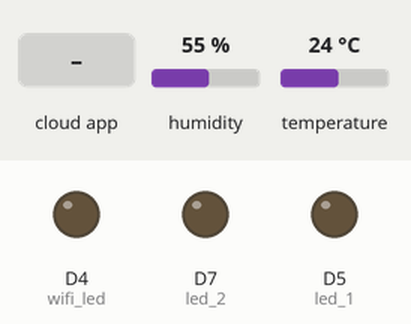
A sketch run on a simulated ESP8266 (NodeMCU). Parts: output pins drawn as LEDs (lit = HIGH). The test bench sets the inputs (shaded band); at power-on: humidity 55 %, temperature 24 °C. WiFi joins after 1.5 s; servers stay silent unless stated; the Firebase database answers and starts empty; what the sketch prints to the serial monitor is not drawn.

Above: at 2.7 s.
2.8 s: the phone or cloud app sets led1 to 1
At 3.7 s:
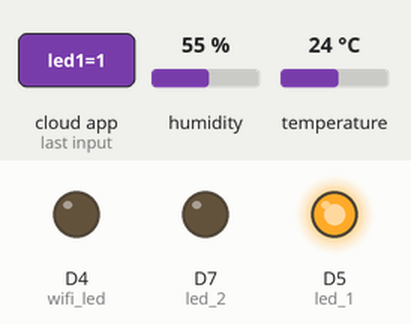
4.8 s: the phone or cloud app sets led2 to 1
At 6.1 s:
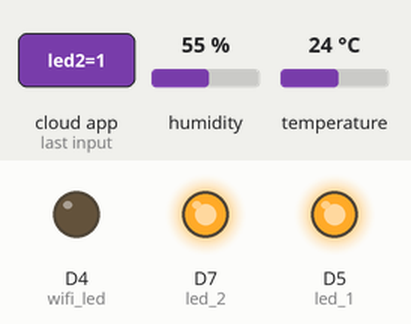
6.4 s: the phone or cloud app sets led1 to 0
At 8.1 s:
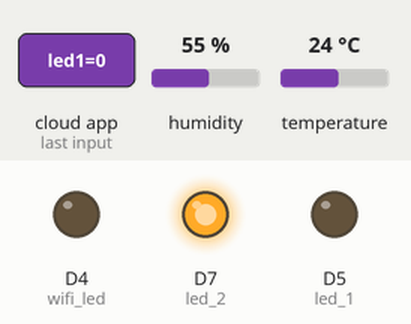
8.4 s: the phone or cloud app sets led2 to 0
At 9.6 s:
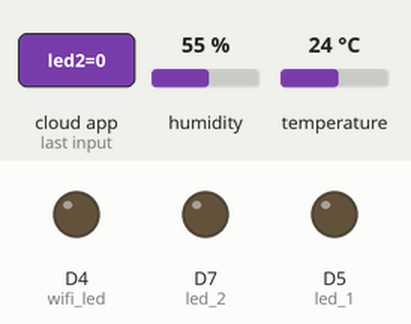
Timing chart, 0 to 11.0 s (numbered marks = the images above; inputs shaded):
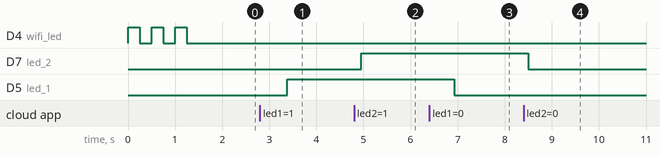

Measured:
- after the input at 2.8 s, D5 (led_1): LOW → HIGH after 0.58 s
- after the input at 4.8 s, D7 (led_2): LOW → HIGH after 0.15 s
- after the input at 6.4 s, D5 (led_1): HIGH → LOW after 0.53 s
- after the input at 8.4 s, D7 (led_2): HIGH → LOW after 0.10 s

The sketch:

room_controll_firebase_program.ino
```cpp
#include "FirebaseESP8266.h"
#include <ESP8266WiFi.h>
#include "DHT.h"


#define FIREBASE_HOST "----"
#define FIREBASE_AUTH "----"
#define WIFI_SSID "----"
#define WIFI_PASSWORD "----"

#define DHTPIN D2
int led_1 = D5;
int led_2 = D7;
int wifi_led = D4;
#define DHTTYPE DHT11
DHT dht(DHTPIN, DHTTYPE);

//Define FirebaseESP8266 data object
FirebaseData firebaseData;
FirebaseData ledData;
//FirebaseData ledData2;


FirebaseJson json;


void setup()
{

  Serial.begin(9600);

  dht.begin();
  pinMode(led_1,OUTPUT);
  pinMode(led_2,OUTPUT);
  pinMode(wifi_led,OUTPUT);

  WiFi.begin(WIFI_SSID, WIFI_PASSWORD);
  Serial.print("Connecting to Wi-Fi");
  while (WiFi.status() != WL_CONNECTED)
  {
    Serial.print(".");
    //delay(300);
    digitalWrite(wifi_led, HIGH);
    delay(250);
    digitalWrite(wifi_led, LOW);
    delay(250);
  }
  Serial.println();
  Serial.print("Connected with IP: ");
  Serial.println(WiFi.localIP());
  Serial.println();
  digitalWrite(wifi_led, LOW);


  Firebase.begin(FIREBASE_HOST, FIREBASE_AUTH);
  Firebase.reconnectWiFi(true);

}

void sensorUpdate(){
  float h = dht.readHumidity();
  float t = dht.readTemperature();


  Serial.print("Humidity: ");
  Serial.print(h);
  Serial.print("%  Temperature: ");
  Serial.print(t);
  Serial.print("°C  ,");


  Firebase.setFloat(firebaseData, "/FirebaseIOT/temperature", t);
  Firebase.setFloat(firebaseData, "/FirebaseIOT/humidity", h);
}
void loop() {
  sensorUpdate();

  if (Firebase.getString(ledData, "/FirebaseIOT/led1")){
    Serial.println(ledData.stringData());
    if (ledData.stringData() == "1") {
    digitalWrite(led_1, HIGH);
    }
  else if (ledData.stringData() == "0"){
    digitalWrite(led_1, LOW);
    }
  }
  if (Firebase.getString(ledData, "/FirebaseIOT/led2")){
    Serial.println(ledData.stringData());
    if (ledData.stringData() == "1") {
    digitalWrite(led_2, HIGH);
    }
  else if (ledData.stringData() == "0"){
    digitalWrite(led_2, LOW);
    }
  }
  delay(100);
}
```
